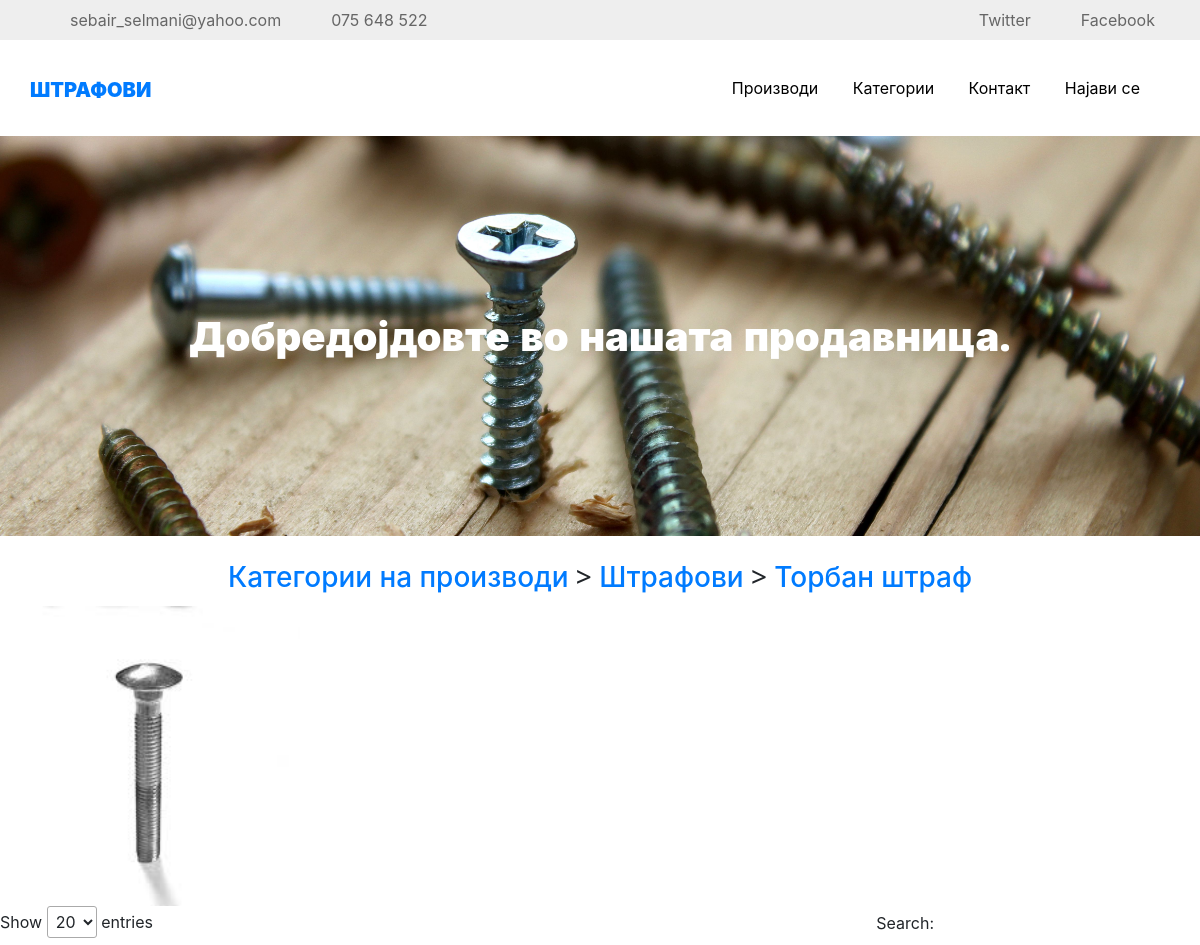
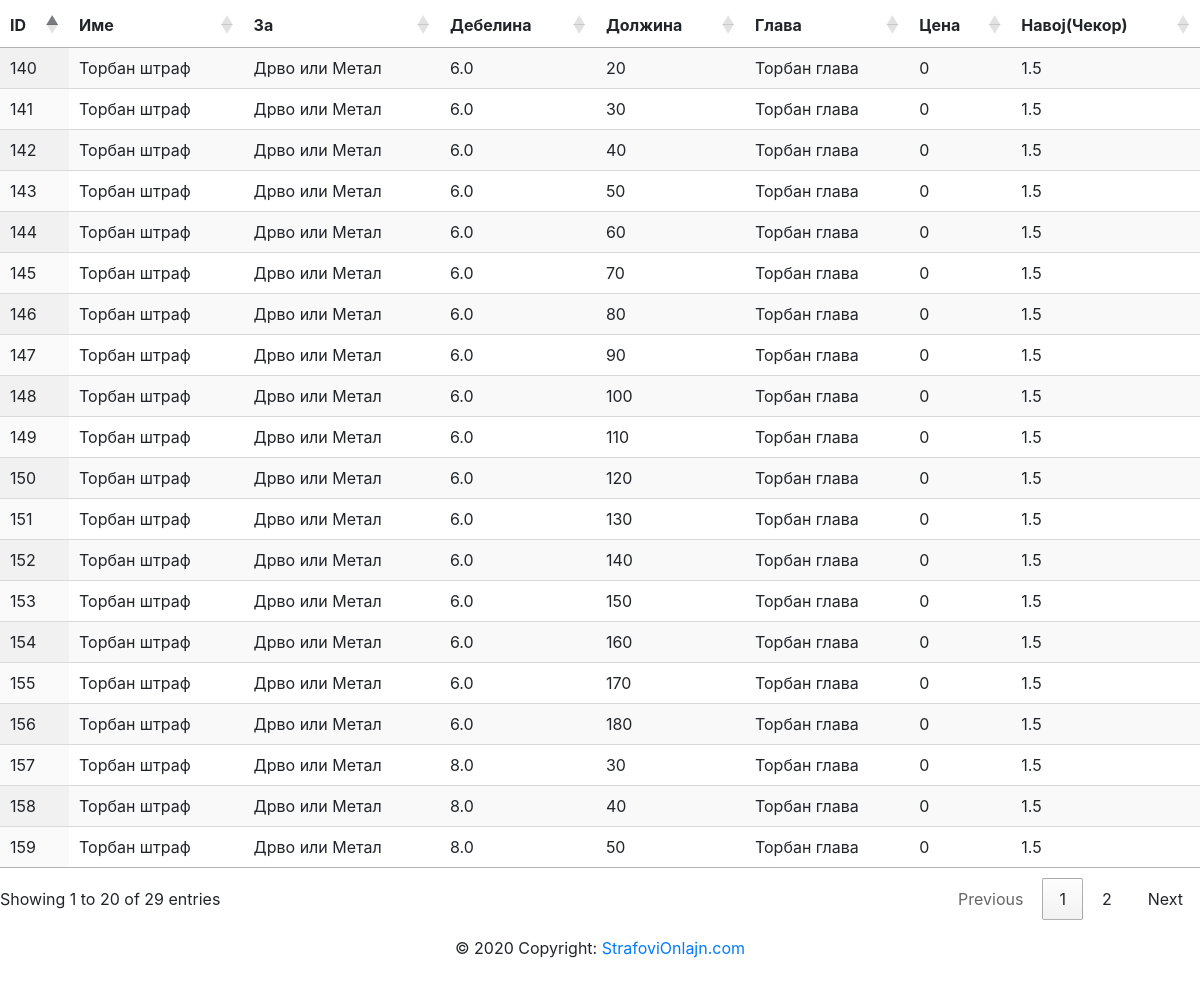
The page /product/Штрафови/Торбан штраф on the database its author committed (2 pictures, top to bottom).
### tables this page shows
CREATE TABLE "strafovi" (
"index" INTEGER,
  "ID" INTEGER,
  "Ime" TEXT,
  "Za" TEXT,
  "Debelina" REAL,
  "Dolzina" INTEGER,
  "Glava" TEXT,
  "Cena" INTEGER,
  "Navoj(cekor)" REAL,
  "Slika" TEXT
);

### app.py (the view)
@app.route('/product/<kategorija>/<pod_kategorija>')
def product(kategorija,pod_kategorija):
    query = db.engine.execute(f'SELECT* FROM "{map_name[kategorija]}" WHERE Ime="{pod_kategorija}"').all()
    slika = query[0].Slika
    keys = [i for i in query[0].keys() if i!='Slika' and i!='index']
    products = []
    for prod in query:
        temp = {x:prod[x] for x in keys}
        products.append(temp)
    keys = [map_col_names[i] for i in keys]
    return render_template('product.html',kategorija=kategorija, pod_kategorija=pod_kategorija,products = products, slika=slika, columns=keys)

### templates/product.html (shortened to what this page needs)
{% extends 'base.html' %}
{% block body %}
<center style="margin-top:2%; margin-bottom:1%;">
  <link rel="stylesheet" href="https://cdnjs.cloudflare.com/ajax/libs/twitter-bootstrap/4.5.2/css/bootstrap.css">
  <link rel="stylesheet" href="https://cdn.datatables.net/1.11.3/css/dataTables.bootstrap4.min.css">
    <link rel="stylesheet" href="    https://cdn.datatables.net/1.11.3/css/dataTables.bootstrap4.min.css">
    <h3>    <a href="{{url_for('index')}}"> Категории на производи </a>  >  <a href="{{url_for('category', category=kategorija)}}"> {{ kategorija }} </a> > <a href=""> {{pod_kategorija}} </a> </h3>
</center>
<img class="product_picture" src=" {{ url_for('static', filename='images/categories_images/%s' %slika) }} "/>
<table id="example" class="display" cellspacing="0" width="100%">
        <thead>
            <tr>
                {% for col in columns %}
                <th>{{col}}</th>
                 {% endfor %}
            </tr>
        </thead>
        <tbody>
        {% for product in products %}
        <tr>
            {% for k,v in product.items() %}
            <td> {{v}}</td>
            {% endfor %}
        </tr>
        {% endfor %}
    </table>
{% endblock %}

### static/css/style.css (style rules this page uses)
h1, h2, h3, h4, h5, h6, .h1, .h2, .h3, .h4, .h5, .h6 { font-family: "Open Sans", -apple-system, BlinkMacSystemFont, "Segoe UI", Roboto, "Helvetica Neue", Arial, "Noto Sans", sans-serif, "Apple Color Emoji", "Segoe UI Emoji", "Segoe UI Symbol", "Noto Color Emoji"; }
a { -webkit-transition: .3s all ease; -o-transition: .3s all ease; transition: .3s all ease; }
a, a:hover { text-decoration: none !important; }

### static/css/main.css (style rules this page uses)
* { margin: 0px; padding: 0px; box-sizing: border-box; }
body, html { height: 100%; font-family: sans-serif; margin-bottom: 60px; position: relative; min-height: 100%; }
a { margin: 0px; transition: all 0.4s; -webkit-transition: all 0.4s; -o-transition: all 0.4s; -moz-transition: all 0.4s; }
h1,h2,h3,h4,h5,h6 { margin: 0px; }
table { width: 100%; background-color: #fff; }
th, td { font-weight: unset; padding-right: 10px; }

### static/css/custom.css (style rules this page uses)
.product_picture { width:300px; height:300px; }

### rows shown on the page
strafovi: Slika (picture), product "140" "20" "0", Ime "Торбан штраф", Za "Дрво или Метал", Debelina "6.0", Glava "Торбан глава", v "1.5"
strafovi: product "141" "30" "0", Ime "Торбан штраф", Za "Дрво или Метал", Debelina "6.0", Glava "Торбан глава", v "1.5"
strafovi: product "142" "40" "0", Ime "Торбан штраф", Za "Дрво или Метал", Debelina "6.0", Glava "Торбан глава", v "1.5"
strafovi: product "143" "50" "0", Ime "Торбан штраф", Za "Дрво или Метал", Debelina "6.0", Glava "Торбан глава", v "1.5"
strafovi: product "144" "60" "0", Ime "Торбан штраф", Za "Дрво или Метал", Debelina "6.0", Glava "Торбан глава", v "1.5"
strafovi: product "145" "70" "0", Ime "Торбан штраф", Za "Дрво или Метал", Debelina "6.0", Glava "Торбан глава", v "1.5"
strafovi: product "146" "80" "0", Ime "Торбан штраф", Za "Дрво или Метал", Debelina "6.0", Glava "Торбан глава", v "1.5"
strafovi: product "147" "90" "0", Ime "Торбан штраф", Za "Дрво или Метал", Debelina "6.0", Glava "Торбан глава", v "1.5"
strafovi: product "148" "100" "0", Ime "Торбан штраф", Za "Дрво или Метал", Debelina "6.0", Glava "Торбан глава", v "1.5"
strafovi: product "149" "110" "0", Ime "Торбан штраф", Za "Дрво или Метал", Debelina "6.0", Glava "Торбан глава", v "1.5"
strafovi: product "150" "120" "0", Ime "Торбан штраф", Za "Дрво или Метал", Debelina "6.0", Glava "Торбан глава", v "1.5"
strafovi: product "151" "130" "0", Ime "Торбан штраф", Za "Дрво или Метал", Debelina "6.0", Glava "Торбан глава", v "1.5"
strafovi: product "152" "140" "0", Ime "Торбан штраф", Za "Дрво или Метал", Debelina "6.0", Glava "Торбан глава", v "1.5"
strafovi: product "153" "150" "0", Ime "Торбан штраф", Za "Дрво или Метал", Debelina "6.0", Glava "Торбан глава", v "1.5"
strafovi: product "154" "160" "0", Ime "Торбан штраф", Za "Дрво или Метал", Debelina "6.0", Glava "Торбан глава", v "1.5"
strafovi: product "155" "170" "0", Ime "Торбан штраф", Za "Дрво или Метал", Debelina "6.0", Glava "Торбан глава", v "1.5"
strafovi: product "156" "180" "0", Ime "Торбан штраф", Za "Дрво или Метал", Debelina "6.0", Glava "Торбан глава", v "1.5"
strafovi: product "157" "30" "0", Ime "Торбан штраф", Za "Дрво или Метал", Debelina "8.0", Glava "Торбан глава", v "1.5"
strafovi: product "158" "40" "0", Ime "Торбан штраф", Za "Дрво или Метал", Debelina "8.0", Glava "Торбан глава", v "1.5"
strafovi: product "159" "50" "0", Ime "Торбан штраф", Za "Дрво или Метал", Debelina "8.0", Glava "Торбан глава", v "1.5"

### other values the page prints
{{ kategorija }} "Штрафови"
{{ pod_kategorija }} "Торбан штраф"
{{ col }} "ID" "Име" "За" "Дебелина" "Должина" "Глава" "Цена" "Навој(Чекор)"
